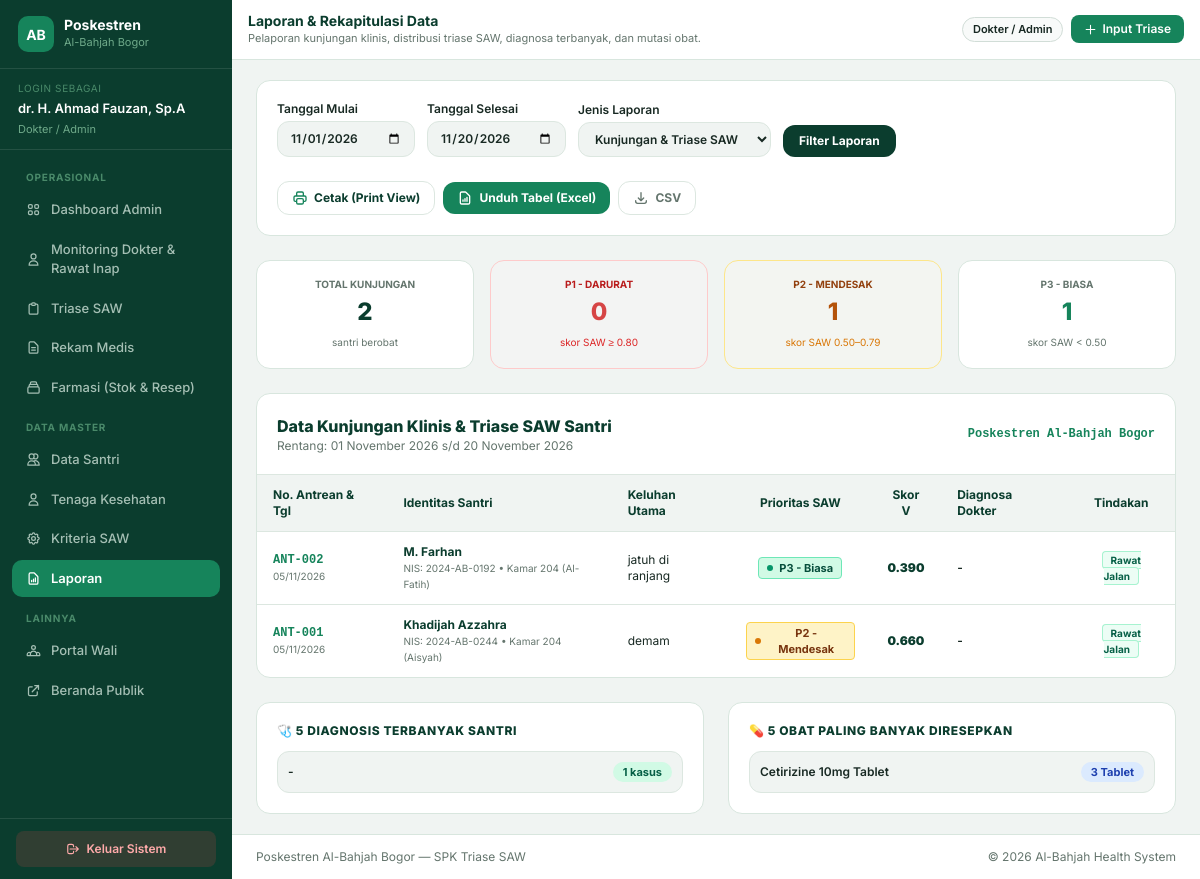
Screenshot of /laporan.php (signed in) with the database file from the repository.
### tables this page shows
CREATE TABLE `kunjungan_sakit` (
  `id` int(11) NOT NULL AUTO_INCREMENT,
  `no_antrean` varchar(20) NOT NULL,
  `santri_id` int(11) NOT NULL,
  `tanggal_berobat` timestamp NOT NULL DEFAULT current_timestamp(),
  `keluhan_utama` text NOT NULL,
  `status_antrean` enum('menunggu_triase','pemeriksaan','rawat_jalan','rawat_inap','rujuk_faskes','selesai') DEFAULT 'menunggu_triase',
  `skor_saw_akhir` decimal(6,4) DEFAULT 0.0000,
  `tingkat_prioritas` enum('P1_Gawat_Darurat','P2_Mendesak','P3_Biasa') DEFAULT 'P3_Biasa',
  `is_emergency_override` tinyint(1) NOT NULL DEFAULT 0,
  `tanggal_selesai` datetime DEFAULT NULL,
  `catatan_dokter` text DEFAULT NULL,
  `dokter_pemeriksa` varchar(100) DEFAULT NULL,
  PRIMARY KEY (`id`),
  UNIQUE KEY `no_antrean` (`no_antrean`),
  KEY `santri_id` (`santri_id`),
  CONSTRAINT `kunjungan_sakit_ibfk_1` FOREIGN KEY (`santri_id`) REFERENCES `santri` (`id`) ON DELETE CASCADE
);

CREATE TABLE `santri` (
  `id` int(11) NOT NULL AUTO_INCREMENT,
  `nis` varchar(20) NOT NULL,
  `nama_lengkap` varchar(100) NOT NULL,
  `jenis_kelamin` enum('L','P') NOT NULL,
  `kamar_asrama` varchar(50) NOT NULL,
  `kompleks_asrama` enum('Putra','Putri') NOT NULL,
  `tanggal_lahir` date NOT NULL,
  `nama_wali` varchar(100) NOT NULL,
  `no_hp_wali` varchar(20) NOT NULL,
  `user_id_wali` int(11) DEFAULT NULL,
  PRIMARY KEY (`id`),
  UNIQUE KEY `nis` (`nis`),
  KEY `user_id_wali` (`user_id_wali`),
  CONSTRAINT `santri_ibfk_1` FOREIGN KEY (`user_id_wali`) REFERENCES `users` (`id`) ON DELETE SET NULL
);

CREATE TABLE `pemeriksaan_klinis` (
  `id` int(11) NOT NULL AUTO_INCREMENT,
  `kunjungan_id` int(11) NOT NULL,
  `petugas_id` int(11) NOT NULL,
  `tekanan_darah` varchar(15) DEFAULT NULL,
  `suhu_tubuh` decimal(4,1) DEFAULT NULL,
  `nadi` int(11) DEFAULT NULL,
  `laju_respirasi` int(11) DEFAULT NULL,
  `saturasi_oksigen` int(11) DEFAULT NULL,
  `tingkat_kesadaran` varchar(50) DEFAULT NULL,
  `diagnosa_dokter` text DEFAULT NULL,
  `tindakan_pertama` text DEFAULT NULL,
  `rekomendasi_rawat` enum('Rawat Jalan','Rawat Inap Poskestren','Rujuk RS') NOT NULL,
  PRIMARY KEY (`id`),
  KEY `kunjungan_id` (`kunjungan_id`),
  KEY `petugas_id` (`petugas_id`),
  CONSTRAINT `pemeriksaan_klinis_ibfk_1` FOREIGN KEY (`kunjungan_id`) REFERENCES `kunjungan_sakit` (`id`) ON DELETE CASCADE,
  CONSTRAINT `pemeriksaan_klinis_ibfk_2` FOREIGN KEY (`petugas_id`) REFERENCES `users` (`id`)
);

### laporan.php (the view, shortened to what the rows shown need)
<?php
require_once 'koneksi.php';
$tgl_mulai     = $_GET['tgl_mulai'] ?? date('Y-m-01');
$tgl_selesai   = $_GET['tgl_selesai'] ?? date('Y-m-d');
$jenis_laporan = $_GET['jenis'] ?? 'kunjungan';
$esc_tgl_mulai   = $conn->real_escape_string($tgl_mulai);
$esc_tgl_selesai = $conn->real_escape_string($tgl_selesai);
require_once 'header.php';
$sql_lap_kunjungan = "SELECT k.*, s.nama_lengkap, s.nis, s.kamar_asrama, pk.diagnosa_dokter, pk.rekomendasi_rawat
                      FROM kunjungan_sakit k
                      JOIN santri s ON k.santri_id = s.id
                      LEFT JOIN pemeriksaan_klinis pk ON pk.kunjungan_id = k.id
                      WHERE DATE(k.tanggal_berobat) BETWEEN '{$esc_tgl_mulai}' AND '{$esc_tgl_selesai}'
                      ORDER BY k.id DESC";
$res_lap_kunjungan = $conn->query($sql_lap_kunjungan);
?>
<div class="card overflow-hidden mb-6">
    <div class="overflow-x-auto">
        <?php if ($jenis_laporan === 'kunjungan'): ?>
            <table class="w-full text-left text-xs border-collapse">
                <thead>
                    <tr class="bg-[#f0f4f2] text-[#0B3D2E] font-bold border-b border-[#DCE7E0]">
                        <th class="py-3 px-4">No. Antrean & Tgl</th>
                        <th class="py-3 px-4">Identitas Santri</th>
                        <th class="py-3 px-4">Keluhan Utama</th>
                        <th class="py-3 px-4 text-center">Prioritas SAW</th>
                        <th class="py-3 px-4 text-center">Skor V</th>
                        <th class="py-3 px-4">Diagnosa Dokter</th>
                        <th class="py-3 px-4 text-center">Tindakan</th>
                    </tr>
                </thead>
                <tbody class="divide-y divide-[#DCE7E0] text-[#182923]">
                    <?php
                    if ($res_lap_kunjungan && $res_lap_kunjungan->num_rows > 0):
                        while ($row = $res_lap_kunjungan->fetch_assoc()):
                    ?>
                    <tr class="hover:bg-slate-50 transition">
                        <td class="py-3 px-4">
                            <span class="font-mono font-bold text-[#16845B] block"><?= htmlspecialchars($row['no_antrean']); ?></span>
                            <span class="text-[10px] text-[#64756D]"><?= date('d/m/Y', strtotime($row['tanggal_berobat'])); ?></span>
                        </td>
                        <td class="py-3 px-4">
                            <span class="font-bold text-[#0B3D2E] block"><?= htmlspecialchars($row['nama_lengkap']); ?></span>
                            <span class="text-[10px] text-[#64756D]">NIS: <?= $row['nis']; ?> • <?= htmlspecialchars($row['kamar_asrama'] ?? '-'); ?></span>
                        </td>
                        <td class="py-3 px-4 max-w-xs text-xs"><?= htmlspecialchars($row['keluhan_utama']); ?></td>
                        <td class="py-3 px-4 text-center"><?= badge_triase($row['tingkat_prioritas'], $row['skor_saw_akhir']); ?></td>
                        <td class="py-3 px-4 text-center font-black text-xs text-[#0B3D2E]">
                            <?= number_format((float)$row['skor_saw_akhir'], 3); ?>
                        </td>
                        <td class="py-3 px-4 text-xs font-semibold text-[#182923]">
                            <?= htmlspecialchars($row['diagnosa_dokter'] ?: '-'); ?>
                        </td>
                        <td class="py-3 px-4 text-center">
                            <span class="px-2 py-0.5 rounded text-[10px] font-bold bg-emerald-50 text-emerald-800 border border-emerald-200">
                                <?= htmlspecialchars($row['rekomendasi_rawat'] ?: 'Rawat Jalan'); ?>
                            </span>
                        </td>
                    </tr>
                    <?php
                        endwhile;
                    else:
                    ?>
                    <tr>
                        <td colspan="7" class="py-8 text-center text-[#64756D]">Tidak ada data kunjungan pada rentang tanggal ini.</td>
                    </tr>
                    <?php endif; ?>
                </tbody>
            </table>
        <?php endif; ?>
    </div>
</div>
<?php require_once 'footer.php'; ?>

### koneksi.php (shortened to what the rows shown need)
<?php
function badge_triase($tingkat_prioritas, $skor = null) {
    if ($tingkat_prioritas == 'P1_Gawat_Darurat' || ($skor !== null && $skor >= 0.80)) {
        return '<span class="inline-flex items-center gap-1.5 px-2 py-0.5 rounded text-[11px] font-bold bg-red-100 text-red-900 border border-red-300">
                    <span class="w-1.5 h-1.5 rounded-full bg-red-600"></span>
                    P1 - Darurat
                </span>';
    } else if ($tingkat_prioritas == 'P2_Mendesak' || ($skor !== null && $skor >= 0.50)) {
        return '<span class="inline-flex items-center gap-1.5 px-2 py-0.5 rounded text-[11px] font-bold bg-amber-100 text-amber-900 border border-amber-300">
                    <span class="w-1.5 h-1.5 rounded-full bg-amber-600"></span>
                    P2 - Mendesak
                </span>';
    } else {
        return '<span class="inline-flex items-center gap-1.5 px-2 py-0.5 rounded text-[11px] font-bold bg-emerald-100 text-emerald-900 border border-emerald-300">
                    <span class="w-1.5 h-1.5 rounded-full bg-emerald-600"></span>
                    P3 - Biasa
                </span>';
    }
}
?>

### rows the page displays
kunjungan_sakit: no_antrean "ANT-002", tanggal_berobat "05/11/2026", santri.nama_lengkap "M. Farhan", santri.nis "2024-AB-0192", santri.kamar_asrama "Kamar 204 (Al-Fatih)", keluhan_utama "jatuh di ranjang", tingkat_prioritas "P3_Biasa" (drawn), skor_saw_akhir "0.390", diagnosa_dokter "-", rekomendasi_rawat "Rawat Jalan"
kunjungan_sakit: no_antrean "ANT-001", tanggal_berobat "05/11/2026", santri.nama_lengkap "Khadijah Azzahra", santri.nis "2024-AB-0244", santri.kamar_asrama "Kamar 204 (Aisyah)", keluhan_utama "demam", tingkat_prioritas "P2_Mendesak" (drawn), skor_saw_akhir "0.660", pemeriksaan_klinis.diagnosa_dokter "-", pemeriksaan_klinis.rekomendasi_rawat "Rawat Jalan"

### other values shown
$user_name "dr. H. Ahmad Fauzan, Sp.A"
$role_map[$user_role] "Dokter / Admin"
$page_title "Laporan & Rekapitulasi Data"
$page_desc "Pelaporan kunjungan klinis, distribusi triase SAW, diagnosa terbanyak, dan mutasi obat."
$badge['label'] "Dokter / Admin"
$tot_periode "2"
$p1_periode "0"
$p2_periode "1"
$p3_periode "1"
tgl_indo($tgl_mulai, false) "01 November 2026"
tgl_indo($tgl_selesai, false) "20 November 2026"
$td['diagnosa_dokter'] "-"
$td['jml'] "1"
$to['nama_obat'] "Cetirizine 10mg Tablet"
$to['total_keluar'] "3"
